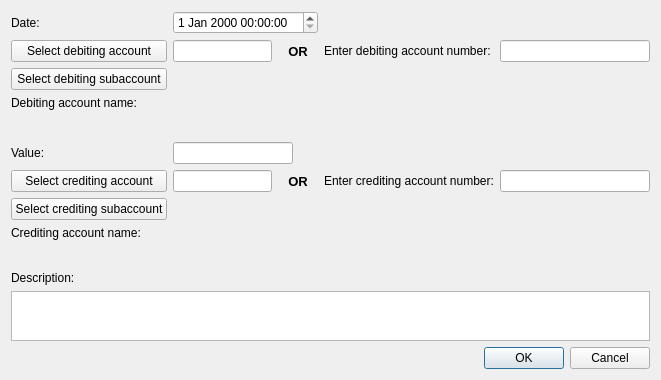
<?xml version="1.0" encoding="UTF-8"?>
<ui version="4.0">
 <class>CreateEntry</class>
 <widget class="QDialog" name="CreateEntry">
  <property name="geometry">
   <rect>
    <x>0</x>
    <y>0</y>
    <width>660</width>
    <height>380</height>
   </rect>
  </property>
  <property name="sizePolicy">
   <sizepolicy hsizetype="Fixed" vsizetype="Fixed">
    <horstretch>0</horstretch>
    <verstretch>0</verstretch>
   </sizepolicy>
  </property>
  <property name="windowTitle">
   <string>Create account for  selected company, currency and type</string>
  </property>
  <property name="locale">
   <locale language="English" country="UnitedStates"/>
  </property>
  <property name="modal">
   <bool>false</bool>
  </property>
  <layout class="QGridLayout" name="gridLayout">
   <property name="leftMargin">
    <number>11</number>
   </property>
   <property name="topMargin">
    <number>11</number>
   </property>
   <property name="rightMargin">
    <number>11</number>
   </property>
   <property name="bottomMargin">
    <number>11</number>
   </property>
   <item row="5" column="1" colspan="2">
    <widget class="QLineEdit" name="valueEdit">
     <property name="maximumSize">
      <size>
       <width>120</width>
       <height>16777215</height>
      </size>
     </property>
    </widget>
   </item>
   <item row="6" column="2">
    <widget class="QLabel" name="orLb_2">
     <property name="minimumSize">
      <size>
       <width>40</width>
       <height>0</height>
      </size>
     </property>
     <property name="font">
      <font>
       <pointsize>10</pointsize>
       <weight>75</weight>
       <bold>true</bold>
      </font>
     </property>
     <property name="text">
      <string>OR</string>
     </property>
     <property name="alignment">
      <set>Qt::AlignCenter</set>
     </property>
    </widget>
   </item>
   <item row="3" column="0">
    <widget class="QLabel" name="daNameLb">
     <property name="text">
      <string>Debiting account name:</string>
     </property>
    </widget>
   </item>
   <item row="11" column="0">
    <widget class="QLabel" name="descriptionLb">
     <property name="text">
      <string>Description:</string>
     </property>
    </widget>
   </item>
   <item row="1" column="2">
    <widget class="QLabel" name="orLb">
     <property name="minimumSize">
      <size>
       <width>40</width>
       <height>0</height>
      </size>
     </property>
     <property name="font">
      <font>
       <pointsize>10</pointsize>
       <weight>75</weight>
       <bold>true</bold>
      </font>
     </property>
     <property name="text">
      <string>OR</string>
     </property>
     <property name="alignment">
      <set>Qt::AlignCenter</set>
     </property>
    </widget>
   </item>
   <item row="6" column="3">
    <widget class="QLabel" name="caLb">
     <property name="text">
      <string>Enter crediting account number:</string>
     </property>
    </widget>
   </item>
   <item row="5" column="0">
    <widget class="QLabel" name="valueLb">
     <property name="minimumSize">
      <size>
       <width>150</width>
       <height>0</height>
      </size>
     </property>
     <property name="text">
      <string>Value:</string>
     </property>
    </widget>
   </item>
   <item row="13" column="0" colspan="5">
    <layout class="QHBoxLayout" name="horizontalLayout">
     <item>
      <spacer name="horizontalSpacer">
       <property name="orientation">
        <enum>Qt::Horizontal</enum>
       </property>
       <property name="sizeHint" stdset="0">
        <size>
         <width>40</width>
         <height>20</height>
        </size>
       </property>
      </spacer>
     </item>
     <item>
      <widget class="QPushButton" name="okBtn">
       <property name="text">
        <string>OK</string>
       </property>
      </widget>
     </item>
     <item>
      <widget class="QPushButton" name="cancelBtn">
       <property name="text">
        <string>Cancel</string>
       </property>
      </widget>
     </item>
    </layout>
   </item>
   <item row="0" column="1" colspan="2">
    <widget class="QDateTimeEdit" name="dateEdit"/>
   </item>
   <item row="0" column="0">
    <widget class="QLabel" name="dateLb">
     <property name="text">
      <string>Date:</string>
     </property>
    </widget>
   </item>
   <item row="1" column="0">
    <widget class="QPushButton" name="dAccBtn">
     <property name="text">
      <string>Select debiting account</string>
     </property>
    </widget>
   </item>
   <item row="6" column="4">
    <widget class="QLineEdit" name="caNumberEdit">
     <property name="minimumSize">
      <size>
       <width>150</width>
       <height>0</height>
      </size>
     </property>
     <property name="maximumSize">
      <size>
       <width>150</width>
       <height>16777215</height>
      </size>
     </property>
     <property name="text">
      <string/>
     </property>
    </widget>
   </item>
   <item row="10" column="0" colspan="5">
    <widget class="QLabel" name="caNamePh">
     <property name="sizePolicy">
      <sizepolicy hsizetype="Preferred" vsizetype="Expanding">
       <horstretch>0</horstretch>
       <verstretch>0</verstretch>
      </sizepolicy>
     </property>
     <property name="font">
      <font>
       <family>Times New Roman</family>
       <pointsize>12</pointsize>
       <weight>75</weight>
       <italic>true</italic>
       <bold>true</bold>
      </font>
     </property>
     <property name="text">
      <string/>
     </property>
     <property name="textFormat">
      <enum>Qt::RichText</enum>
     </property>
    </widget>
   </item>
   <item row="7" column="0">
    <widget class="QPushButton" name="cSubAccBtn">
     <property name="text">
      <string>Select crediting subaccount</string>
     </property>
    </widget>
   </item>
   <item row="6" column="0">
    <widget class="QPushButton" name="cAccBtn">
     <property name="text">
      <string>Select crediting account</string>
     </property>
    </widget>
   </item>
   <item row="6" column="1">
    <widget class="QLineEdit" name="caIDEdit">
     <property name="maximumSize">
      <size>
       <width>120</width>
       <height>16777215</height>
      </size>
     </property>
     <property name="readOnly">
      <bool>true</bool>
     </property>
    </widget>
   </item>
   <item row="1" column="1">
    <widget class="QLineEdit" name="daIDEdit">
     <property name="maximumSize">
      <size>
       <width>120</width>
       <height>16777215</height>
      </size>
     </property>
     <property name="readOnly">
      <bool>true</bool>
     </property>
    </widget>
   </item>
   <item row="2" column="0">
    <widget class="QPushButton" name="dSubAccBtn">
     <property name="text">
      <string>Select debiting subaccount</string>
     </property>
    </widget>
   </item>
   <item row="8" column="0">
    <widget class="QLabel" name="caNameLb">
     <property name="text">
      <string>Crediting account name:</string>
     </property>
    </widget>
   </item>
   <item row="1" column="4">
    <widget class="QLineEdit" name="daNumberEdit">
     <property name="minimumSize">
      <size>
       <width>150</width>
       <height>0</height>
      </size>
     </property>
     <property name="maximumSize">
      <size>
       <width>150</width>
       <height>16777215</height>
      </size>
     </property>
     <property name="text">
      <string/>
     </property>
    </widget>
   </item>
   <item row="1" column="3">
    <widget class="QLabel" name="daLb">
     <property name="text">
      <string>Enter debiting account number:</string>
     </property>
    </widget>
   </item>
   <item row="4" column="0" colspan="5">
    <widget class="QLabel" name="daNamePh">
     <property name="sizePolicy">
      <sizepolicy hsizetype="Preferred" vsizetype="Expanding">
       <horstretch>0</horstretch>
       <verstretch>0</verstretch>
      </sizepolicy>
     </property>
     <property name="font">
      <font>
       <family>Times New Roman</family>
       <pointsize>12</pointsize>
       <weight>75</weight>
       <italic>true</italic>
       <bold>true</bold>
      </font>
     </property>
     <property name="text">
      <string/>
     </property>
     <property name="textFormat">
      <enum>Qt::RichText</enum>
     </property>
     <property name="scaledContents">
      <bool>true</bool>
     </property>
    </widget>
   </item>
   <item row="12" column="0" colspan="5">
    <widget class="QTextEdit" name="descriptionTextEdit">
     <property name="maximumSize">
      <size>
       <width>16777215</width>
       <height>50</height>
      </size>
     </property>
     <property name="html">
      <string>&lt;!DOCTYPE HTML PUBLIC &quot;-//W3C//DTD HTML 4.0//EN&quot; &quot;http://www.w3.org/TR/REC-html40/strict.dtd&quot;&gt;
&lt;html&gt;&lt;head&gt;&lt;meta name=&quot;qrichtext&quot; content=&quot;1&quot; /&gt;&lt;style type=&quot;text/css&quot;&gt;
p, li { white-space: pre-wrap; }
&lt;/style&gt;&lt;/head&gt;&lt;body style=&quot; font-family:'MS Shell Dlg 2'; font-size:8.25pt; font-weight:400; font-style:normal;&quot;&gt;
&lt;p style=&quot;-qt-paragraph-type:empty; margin-top:0px; margin-bottom:0px; margin-left:0px; margin-right:0px; -qt-block-indent:0; text-indent:0px;&quot;&gt;&lt;br /&gt;&lt;/p&gt;&lt;/body&gt;&lt;/html&gt;</string>
     </property>
    </widget>
   </item>
  </layout>
 </widget>
 <tabstops>
  <tabstop>okBtn</tabstop>
  <tabstop>cancelBtn</tabstop>
 </tabstops>
 <resources/>
 <connections/>
</ui>
